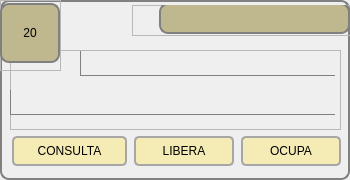
        <widget class="QGroupBox" name="groupBox_21">
         <property name="minimumSize">
          <size>
           <width>350</width>
           <height>180</height>
          </size>
         </property>
         <property name="maximumSize">
          <size>
           <width>350</width>
           <height>180</height>
          </size>
         </property>
         <property name="styleSheet">
          <string notr="true">QPushButton{
	border: 2px solid;
    border-radius: 5px;
	border-color: rgb(166, 166, 166);
	font: 11pt &quot;Arial&quot;; 
	background-color: rgb(245, 235, 181);		
}

QPushButton::hover{
    border: 1px solid gray;
    border-radius: 6px;
	font: Bold 11pt &quot;Arial&quot;; 
	background-color:rgb(191, 183, 141);		
}

QGroupBox{
    background-color: qlineargradient(x1: 0, y1: 0, x2: 0, y2: 1,
                                      stop: 0 #E0E0E0, stop: 1 #FFFFFF);
    border: 2px solid gray;
    border-radius: 9px;
    margin-top: 1ex; /* leave space at the top for the title */
}</string>
         </property>
         <property name="title">
          <string/>
         </property>
         <widget class="QWidget" name="layoutWidget_21">
          <property name="geometry">
           <rect>
            <x>11</x>
            <y>135</y>
            <width>331</width>
            <height>32</height>
           </rect>
          </property>
          <layout class="QHBoxLayout" name="horizontalLayout_22">
           <item>
            <widget class="QPushButton" name="btn_consulta_20">
             <property name="minimumSize">
              <size>
               <width>115</width>
               <height>30</height>
              </size>
             </property>
             <property name="maximumSize">
              <size>
               <width>105</width>
               <height>30</height>
              </size>
             </property>
             <property name="text">
              <string>CONSULTA</string>
             </property>
            </widget>
           </item>
           <item>
            <widget class="QPushButton" name="btn_libera_20">
             <property name="minimumSize">
              <size>
               <width>100</width>
               <height>30</height>
              </size>
             </property>
             <property name="maximumSize">
              <size>
               <width>100</width>
               <height>30</height>
              </size>
             </property>
             <property name="text">
              <string>LIBERA</string>
             </property>
            </widget>
           </item>
           <item>
            <widget class="QPushButton" name="btn_ocupa_20">
             <property name="minimumSize">
              <size>
               <width>100</width>
               <height>30</height>
              </size>
             </property>
             <property name="maximumSize">
              <size>
               <width>100</width>
               <height>30</height>
              </size>
             </property>
             <property name="text">
              <string>OCUPA</string>
             </property>
            </widget>
           </item>
          </layout>
         </widget>
         <widget class="QFrame" name="frame_60">
          <property name="geometry">
           <rect>
            <x>10</x>
            <y>50</y>
            <width>331</width>
            <height>80</height>
           </rect>
          </property>
          <property name="styleSheet">
           <string notr="true">QLabel{
	border: 1px solid;
	border-right-color: transparent;
	border-top-color: transparent;
	border-left-color: gray;
	border-bottom-color: gray;
	font: Bold Italic 12pt &quot;Courier&quot;;

}
</string>
          </property>
          <property name="frameShape">
           <enum>QFrame::StyledPanel</enum>
          </property>
          <property name="frameShadow">
           <enum>QFrame::Raised</enum>
          </property>
          <widget class="QLabel" name="lbl_referencia_20">
           <property name="geometry">
            <rect>
             <x>0</x>
             <y>40</y>
             <width>325</width>
             <height>25</height>
            </rect>
           </property>
           <property name="text">
            <string/>
           </property>
          </widget>
          <widget class="QLabel" name="lbl_ocupa_libera_20">
           <property name="geometry">
            <rect>
             <x>70</x>
             <y>1</y>
             <width>255</width>
             <height>25</height>
            </rect>
           </property>
           <property name="text">
            <string/>
           </property>
          </widget>
         </widget>
         <widget class="QFrame" name="frame_61">
          <property name="geometry">
           <rect>
            <x>132</x>
            <y>5</y>
            <width>221</width>
            <height>31</height>
           </rect>
          </property>
          <property name="styleSheet">
           <string notr="true">QLabel{
    border: 2px solid gray;
    border-radius: 9px;
	font: Bold 15pt &quot;Arial&quot;; 
	background-color: rgb(191, 183, 141);	
}
</string>
          </property>
          <property name="frameShape">
           <enum>QFrame::StyledPanel</enum>
          </property>
          <property name="frameShadow">
           <enum>QFrame::Raised</enum>
          </property>
          <widget class="QLabel" name="lbl_estado_20">
           <property name="geometry">
            <rect>
             <x>27</x>
             <y>-2</y>
             <width>191</width>
             <height>31</height>
            </rect>
           </property>
           <property name="text">
            <string/>
           </property>
           <property name="alignment">
            <set>Qt::AlignCenter</set>
           </property>
          </widget>
         </widget>
         <widget class="QFrame" name="frame_62">
          <property name="geometry">
           <rect>
            <x>0</x>
            <y>0</y>
            <width>61</width>
            <height>71</height>
           </rect>
          </property>
          <property name="styleSheet">
           <string notr="true">QLabel{
    border: 2px solid gray;
    border-radius: 9px;
	font: Bold 25pt &quot;Arial&quot;; 
	background-color: rgb(191, 183, 141);	
}
</string>
          </property>
          <property name="frameShape">
           <enum>QFrame::StyledPanel</enum>
          </property>
          <property name="frameShadow">
           <enum>QFrame::Raised</enum>
          </property>
          <widget class="QLabel" name="label_20">
           <property name="geometry">
            <rect>
             <x>0</x>
             <y>3</y>
             <width>60</width>
             <height>60</height>
            </rect>
           </property>
           <property name="text">
            <string>20</string>
           </property>
           <property name="alignment">
            <set>Qt::AlignCenter</set>
           </property>
          </widget>
         </widget>
        </widget>
